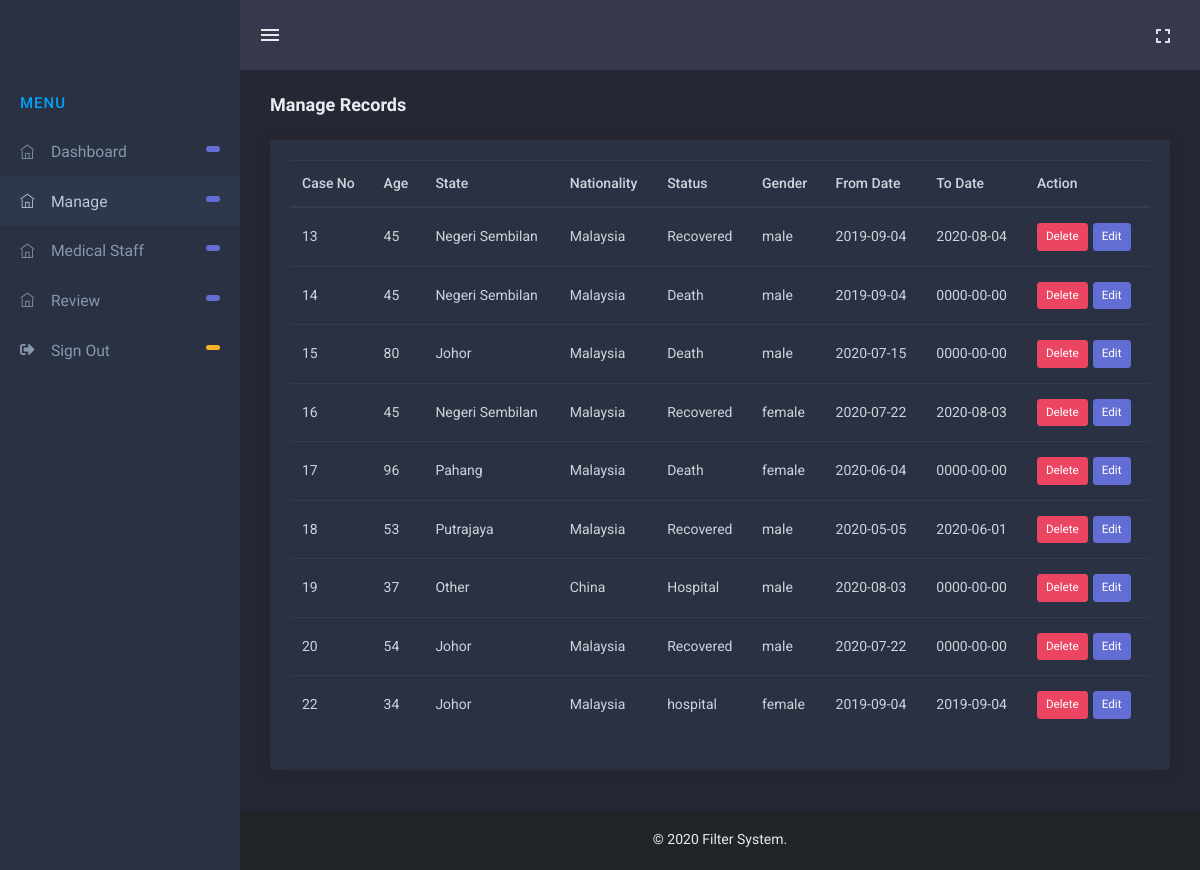
The page /admin/manage_data.php (signed in) on the database its author committed.
### tables this page shows
CREATE TABLE `data` (
  `case_no` int(11) NOT NULL,
  `age` varchar(30) NOT NULL,
  `gender` varchar(50) NOT NULL,
  `state` varchar(50) NOT NULL,
  `nationality` varchar(120) NOT NULL,
  `status` varchar(50) NOT NULL,
  `from_date` date NOT NULL,
  `to_date` date NOT NULL
);

### admin/manage_data.php (the view, shortened to what this page needs)
<?php include "header.php";
?>
        <div class="content-page">
            <div class="content">
                <div class="container-fluid">
                    <div class="page-title-box">
                        <div class="row align-items-center">
                            <div class="col-sm-6">
                                <h4 class="page-title">Manage Records</h4>
                            </div>
                        </div>
                    </div>
                    <div class="row">
                        <div class="col-sm-12">
                            <div class="card">
                                <div class="card-body">
                                    <table id="html5-extension" class="table table-hover non-hover" style="width:100%">
                            <thead>
                                <tr>
                                    <th>Case No</th>
                                    <th>Age</th>
                                    <th>State</th>
                                    <th>Nationality</th>
                                    <th>Status</th>
                                    <th>Gender</th>
                                    <th>From Date</th>
                                    <th>To Date</th>
                                    <th>Action</th>
                                </tr>
                            </thead>
                            <tbody>
                                <?php
    $select = "SELECT * FROM data";
    $res=mysqli_query($con,$select);
    while($data=mysqli_fetch_array($res))
    {
 ?>
                                <tr>
                                    <td><?php echo $data['case_no'] ?></td>
                                    <td><?php echo $data['age'] ?></td>
                                    <td><?php echo $data['state'] ?></td>
                                    <td><?php echo $data['nationality'] ?></td>
                                    <td><?php echo $data['status'] ?></td>
                                    <td><?php echo $data['gender'] ?></td>
                                    <td><?php echo $data['from_date'] ?></td>
                                    <td><?php echo $data['to_date'] ?></td>
                                    <td><a class="btn btn-danger btn-sm" href="manage_data.php?id=<?php echo $data['case_no'] ?>&action=del">Delete</a><a style="margin-left: 5px" class="btn btn-primary btn-sm" href="edit.php?id=<?php echo $data['case_no'] ?>">Edit</a></td>
                                </tr>
                                <?php
                                }
                                 ?>
                            </tbody>
                        </table>
                                </div>
                            </div>
                        </div>
                    </div>
                </div>
            </div>
<?php include "footer.php"; ?>

### admin/header.php (shortened to what this page needs)
?><!DOCTYPE html>
<html lang="en">
<head>
    <link href="plugins/datatables/dataTables.bootstrap4.min.css" rel="stylesheet" type="text/css">
    <link href="plugins/datatables/buttons.bootstrap4.min.css" rel="stylesheet" type="text/css">
      <link href="assets/css/select2.min.css" rel="stylesheet" type="text/css" />
       <link href="assets/css/jquery.bootstrap-touchspin.min.css" rel="stylesheet" />
    <link href="plugins/datatables/responsive.bootstrap4.min.css" rel="stylesheet" type="text/css">
    <link rel="stylesheet" href="plugins/chartist/css/chartist.min.css">
    <link href="assets/css/bootstrap.min.css" rel="stylesheet" type="text/css">
    <link href="assets/css/metismenu.min.css" rel="stylesheet" type="text/css">
    <link href="assets/css/icons.css" rel="stylesheet" type="text/css">
    <link href="assets/css/style.css" rel="stylesheet" type="text/css">
    <link href="assets/css/magnific-popup.css" rel="stylesheet" type="text/css" />
 <link href="assets/css/bootstrap-datepicker.min.css" rel="stylesheet">
        <link rel="stylesheet" href="assets/css/circle.css">
  <link rel="stylesheet" type="text/css" href="assets/css/tooltip-flip.css" />
</head>
<body>
    <div id="wrapper">
        <div class="topbar">
            <div class="topbar-left"><a href="index.php" class="logo"><span><img src="../user/web/logo.png" alt="" height="38"> </span><i><img src="../user/web/logo.png" alt="" height="22"></i></a></div>
            <nav class="navbar-custom">
                <ul class="navbar-right list-inline float-right mb-0">
                    <li class="dropdown notification-list list-inline-item d-none d-md-inline-block"><a class="nav-link waves-effect" href="../#" id="btn-fullscreen"><i class="mdi mdi-fullscreen noti-icon"></i></a></li>
                </ul>
                <ul class="list-inline menu-left mb-0">
                    <li class="float-left">
                        <button class="button-menu-mobile open-left waves-effect"><i class="mdi mdi-menu"></i></button>
                    </li>
                </ul>
            </nav>
        </div>
        <div class="left side-menu">
            <div class="slimscroll-menu" id="remove-scroll">
                <div id="sidebar-menu">
                    <ul class="metismenu" id="side-menu">
                        <li class="menu-title">Menu</li>
                        <li><a href="index.php" class="waves-effect"><i class="ti-home"></i><span class="badge badge-primary badge-pill float-right"> </span> <span>Dashboard</span></a></li>
                        <li><a href="manage_data.php" class="waves-effect"><i class="ti-home"></i><span class="badge badge-primary badge-pill float-right"> </span> <span>Manage</span></a></li>
                        <li><a href="medical_staff.php" class="waves-effect"><i class="ti-home"></i><span class="badge badge-primary badge-pill float-right"> </span> <span>Medical Staff</span></a></li>
                        <li><a href="../index.php" class="waves-effect"><i class="ti-home"></i><span class="badge badge-primary badge-pill float-right"> </span> <span>Review</span></a></li>
                        <li><a href="logout.php" class="waves-effect"><i class="hvr fas fa-sign-out-alt"></i><span class="badge badge-warning badge-pill float-right"> </span> <span>Sign Out</span></a></li>
                    </ul>
                </div>
            </div>
        </div>

### admin/footer.php (shortened to what this page needs)
            <footer class="footer" style="background-color:#212529">© 2020 Filter System.</footer>
        </div>
    </div>
</body>
</html>

### admin/assets/css/style.css (style rules this page uses)
body { background-repeat:repeat;background:#252735;font-family:Roboto,sans-serif;color:#e9ecef;font-size:14px }
html { overflow-x:hidden;position:relative;min-height:100% }
h1,h2,h3,h4,h5,h6 { margin:10px 0;font-family:Sarabun,sans-serif;font-weight:600 }
a { color:#e9ecef }
#wrapper { height:100%;overflow:hidden;width:100% }
.badge { font-weight:500 }
.badge-primary { background-color:#626ed4 }
.badge-warning { background-color:#f8b425;color:#fff }
.waves-effect { position:relative;cursor:pointer;display:inline-block;overflow:hidden;-webkit-user-select:none;-moz-user-select:none;-ms-user-select:none;user-select:none;-webkit-tap-highlight-color:transparent }
.metismenu { padding:0 }
.topbar { left:0;position:fixed;right:0;top:0;z-index:999 }
.topbar .topbar-left { background:#2a3142;float:left;text-align:center;height:70px;position:relative;width:240px;z-index:1 }
.navbar-custom { background-color:#36394c;border-radius:0;margin-bottom:0;padding:0 10px 0 0;margin-left:240px;min-height:70px }
.navbar-custom .nav-link { padding:0 4px }
.side-menu { width:240px;z-index:10;background:#2a3142;bottom:0;margin-top:0;padding-bottom:30px;position:fixed;top:70px }
.content-page { margin-left:240px;overflow:hidden }
.content-page .content { padding:0 15px 10px 15px;margin-top:70px;margin-bottom:60px }
.button-menu-mobile { border:none;color:#e9ecef;display:inline-block;height:70px;width:60px;background-color:#36394c;font-size:24px }
#sidebar-menu>ul>li>a { color:#8699ad;display:block;padding:12.5px 20px;font-size:15.7px;position:relative;-webkit-transition:all .5s;transition:all .5s;font-family:Sarabun,sans-serif }
#sidebar-menu>ul>li>a>span { vertical-align:middle;margin-left:7px }
#sidebar-menu { padding-top:10px }
#sidebar-menu .badge { margin-top:7px }
#sidebar-menu ul li a i { vertical-align:middle;font-size:14.7px;width:20px;display:inline-block }
#sidebar-menu>ul>li>a.mm-active { color:#b4c9de!important;background-color:#2f374a }
.menu-title { padding:12px 20px!important;letter-spacing:1px;font-size:15px;font-weight:500;text-transform:uppercase;color:#00A4FB; }
.footer { bottom:0;text-align:center!important;padding:19px 30px 20px;position:absolute;background-color:#36394c;right:0;left:240px;font-family:Sarabun,sans-serif }
.notification-list .noti-icon { font-size:24px;vertical-align:middle;color:#dee2e6 }
.notification-list .nav-link { padding:0 15px;line-height:70px;color:#dee2e6;display:block }
.page-title-box { padding:20px 0 }
.page-title-box .page-title { font-size:18px;margin:0;line-height:30px;font-weight:700 }
.btn { border-radius:3px;font-size:14px }
.btn-sm { font-size:11.66667px }
.btn-blue-grey,.btn-brown,.btn-danger,.btn-dark,.btn-indigo,.btn-info,.btn-lime,.btn-orange,.btn-pink,.btn-primary,.btn-purple,.btn-success,.btn-teal,.btn-warning { color:#fff }
.btn-primary { background-color:#626ed4;border:1px solid #626ed4 }
.btn-danger { background-color:#ec4561;border:1px solid #ec4561 }
.card { border:none;-webkit-box-shadow:0 0 13px 0 rgba(36,36,41,.44);box-shadow:0 0 13px 0 rgba(36,36,41,.44);margin-bottom:30px;background:#2a3142 }
th { font-weight:500 }
.table>tbody>tr>td,.table>tfoot>tr>td,.table>thead>tr>td { padding:15px 12px }
.table { color:#ced4da }
.table td,.table th { vertical-align:middle;border-color:rgba(255,255,255,.05)!important }

### admin/assets/css/tooltip-flip.css (style rules this page uses)
*, *:after, *:before { -webkit-box-sizing: border-box; box-sizing: border-box; }

### rows shown on the page
data: case_no "13", age "45", state "Negeri Sembilan", nationality "Malaysia", status "Recovered", gender "male", from_date "2019-09-04", to_date "2020-08-04"
data: case_no "14", age "45", state "Negeri Sembilan", nationality "Malaysia", status "Death", gender "male", from_date "2019-09-04", to_date "0000-00-00"
data: case_no "15", age "80", state "Johor", nationality "Malaysia", status "Death", gender "male", from_date "2020-07-15", to_date "0000-00-00"
data: case_no "16", age "45", state "Negeri Sembilan", nationality "Malaysia", status "Recovered", gender "female", from_date "2020-07-22", to_date "2020-08-03"
data: case_no "17", age "96", state "Pahang", nationality "Malaysia", status "Death", gender "female", from_date "2020-06-04", to_date "0000-00-00"
data: case_no "18", age "53", state "Putrajaya", nationality "Malaysia", status "Recovered", gender "male", from_date "2020-05-05", to_date "2020-06-01"
data: case_no "19", age "37", state "Other", nationality "China", status "Hospital", gender "male", from_date "2020-08-03", to_date "0000-00-00"
data: case_no "20", age "54", state "Johor", nationality "Malaysia", status "Recovered", gender "male", from_date "2020-07-22", to_date "0000-00-00"
data: case_no "22", age "34", state "Johor", nationality "Malaysia", status "hospital", gender "female", from_date "2019-09-04", to_date "2019-09-04"
